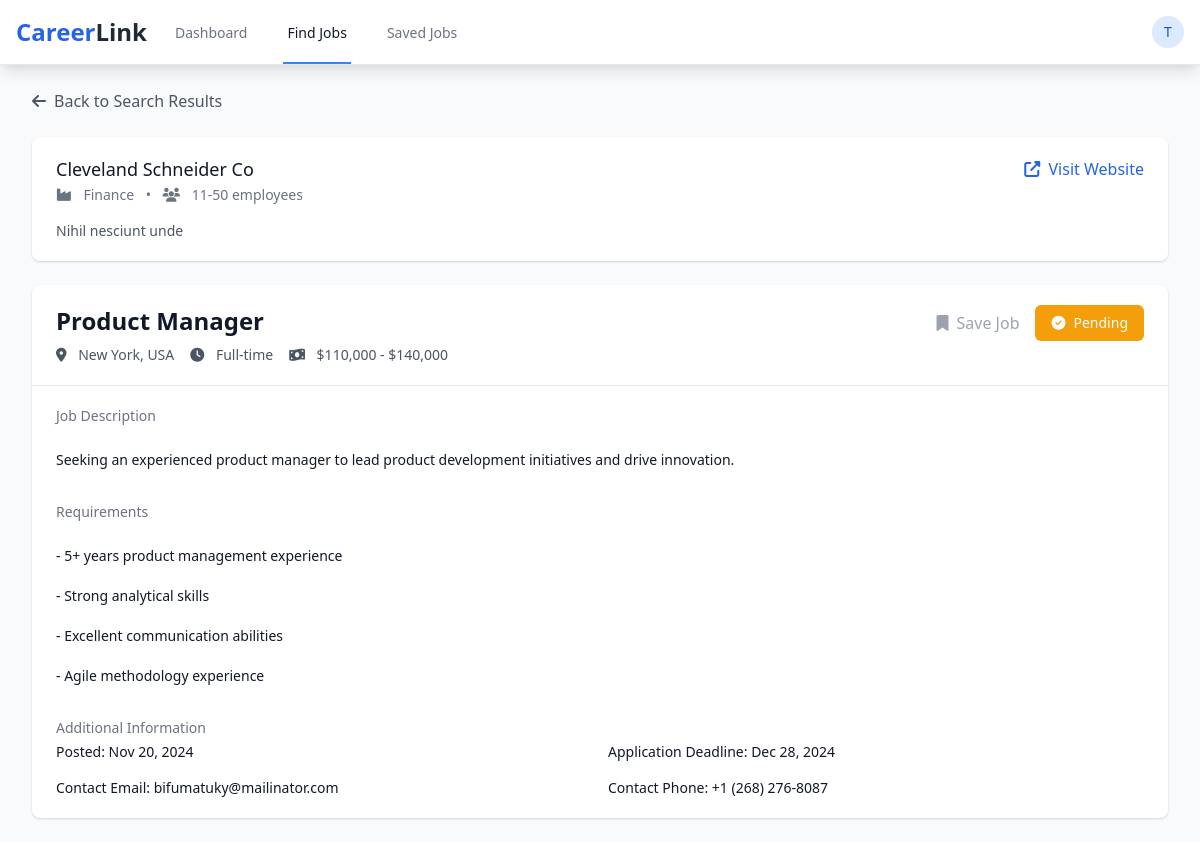
The app's page /view_job.php?id=8 (signed in) with its own data.
### tables this page shows
CREATE TABLE `employer_profiles` (
  `id` int(11) NOT NULL,
  `user_id` int(11) NOT NULL,
  `company_name` varchar(100) DEFAULT NULL,
  `company_description` text DEFAULT NULL,
  `industry` varchar(100) DEFAULT NULL,
  `company_size` varchar(50) DEFAULT NULL,
  `website` varchar(255) DEFAULT NULL,
  `location` varchar(255) DEFAULT NULL,
  `contact_email` varchar(255) DEFAULT NULL,
  `contact_phone` varchar(20) DEFAULT NULL,
  `created_at` timestamp NOT NULL DEFAULT current_timestamp(),
  `updated_at` timestamp NOT NULL DEFAULT current_timestamp() ON UPDATE current_timestamp()
);

CREATE TABLE `jobs` (
  `id` int(11) NOT NULL,
  `employer_id` int(11) NOT NULL,
  `company_name` varchar(100) DEFAULT NULL,
  `title` varchar(255) NOT NULL,
  `description` text NOT NULL,
  `requirements` text DEFAULT NULL,
  `location` varchar(255) DEFAULT NULL,
  `job_type` enum('full-time','part-time','contract','internship') NOT NULL,
  `salary_range` varchar(100) DEFAULT NULL,
  `posted_date` timestamp NOT NULL DEFAULT current_timestamp(),
  `deadline_date` date DEFAULT NULL,
  `status` enum('active','closed','draft') DEFAULT 'active',
  `created_at` timestamp NOT NULL DEFAULT current_timestamp()
);

CREATE TABLE `job_applications` (
  `id` int(11) NOT NULL,
  `job_id` int(11) NOT NULL,
  `jobseeker_id` int(11) NOT NULL,
  `application_date` timestamp NOT NULL DEFAULT current_timestamp(),
  `status` enum('pending','reviewed','shortlisted','rejected') DEFAULT 'pending',
  `cover_letter` text DEFAULT NULL
);

### view_job.php (the view, shortened to what this page needs)
<?php
$db_host = 'localhost';
$db_user = 'root';
$db_pass = '';
$db_name = 'career_link';
$conn = mysqli_connect($db_host, $db_user, $db_pass, $db_name);
$job_id = isset($_GET['id']) ? (int)$_GET['id'] : 0;
$query = "SELECT j.*, ep.company_name, ep.company_description, ep.industry,
          ep.company_size, ep.website, ep.location as company_location,
          ep.contact_email, ep.contact_phone,
          CASE WHEN sj.job_id IS NOT NULL THEN 1 ELSE 0 END as is_saved,
          CASE WHEN ja.id IS NOT NULL THEN 1 ELSE 0 END as has_applied,
          ja.status as application_status
          FROM jobs j
          LEFT JOIN employer_profiles ep ON j.employer_id = ep.user_id
          LEFT JOIN saved_jobs sj ON j.id = sj.job_id AND sj.jobseeker_id = ?
          LEFT JOIN job_applications ja ON j.id = ja.job_id AND ja.jobseeker_id = ?
          WHERE j.id = ? AND j.status = 'active'";
$stmt = mysqli_prepare($conn, $query);
mysqli_stmt_bind_param($stmt, "iii", $_SESSION['user_id'], $_SESSION['user_id'], $job_id);
mysqli_stmt_execute($stmt);
$job = mysqli_fetch_assoc(mysqli_stmt_get_result($stmt));
require_once 'includes/header.php';
?>
<div class="max-w-7xl mx-auto py-6 sm:px-6 lg:px-8">
    <div class="mb-6">
        <a href="search_jobs.php" class="inline-flex items-center text-gray-600 hover:text-gray-800">
            <i class="fas fa-arrow-left mr-2"></i>
            Back to Search Results
        </a>
    </div>
    <div class="bg-white shadow overflow-hidden sm:rounded-lg mb-6">
        <div class="px-4 py-5 sm:px-6">
            <div class="flex justify-between items-start">
                <div>
                    <h3 class="text-lg leading-6 font-medium text-gray-900">
                        <?php echo htmlspecialchars($job['company_name']); ?>
                    </h3>
                    <p class="mt-1 max-w-2xl text-sm text-gray-500">
                        <i class="fas fa-industry mr-2"></i>
                        <?php echo ucfirst($job['industry']); ?>
                        <span class="mx-2">•</span>
                        <i class="fas fa-users mr-2"></i>
                        <?php echo $job['company_size']; ?> employees
                    </p>
                </div>
                <?php if ($job['website']): ?>
                    <a href="<?php echo htmlspecialchars($job['website']); ?>"
                       target="_blank"
                       class="text-blue-600 hover:text-blue-800">
                        <i class="fas fa-external-link-alt mr-1"></i>
                        Visit Website
                    </a>
                <?php endif; ?>
            </div>
            <?php if ($job['company_description']): ?>
                <div class="mt-4 text-sm text-gray-600">
                    <?php echo nl2br(htmlspecialchars($job['company_description'])); ?>
                </div>
            <?php endif; ?>
        </div>
    </div>
    <div class="bg-white shadow overflow-hidden sm:rounded-lg">
        <div class="px-4 py-5 sm:px-6 flex justify-between items-start">
            <div>
                <h2 class="text-2xl font-bold text-gray-900">
                    <?php echo htmlspecialchars($job['title']); ?>
                </h2>
                <div class="mt-2 flex flex-wrap gap-4">
                    <p class="text-sm text-gray-600">
                        <i class="fas fa-map-marker-alt mr-2"></i>
                        <?php echo htmlspecialchars($job['location']); ?>
                    </p>
                    <p class="text-sm text-gray-600">
                        <i class="fas fa-clock mr-2"></i>
                        <?php echo ucfirst($job['job_type']); ?>
                    </p>
                    <?php if ($job['salary_range']): ?>
                        <p class="text-sm text-gray-600">
                            <i class="fas fa-money-bill-wave mr-2"></i>
                            <?php echo htmlspecialchars($job['salary_range']); ?>
                        </p>
                    <?php endif; ?>
                </div>
            </div>
            <div class="flex items-center space-x-4">
                <button onclick="toggleSaveJob(<?php echo $job['id']; ?>, <?php echo $job['is_saved']; ?>)"
                        class="inline-flex items-center text-gray-400 hover:text-blue-500">
                    <i class="fas fa-bookmark <?php echo $job['is_saved'] ? 'text-blue-500' : ''; ?> mr-2"></i>
                    <?php echo $job['is_saved'] ? 'Saved' : 'Save Job'; ?>
                </button>
                <?php if (!$job['has_applied']): ?>
                    <button onclick="showApplicationForm()"
                            class="inline-flex items-center px-4 py-2 border border-transparent rounded-md shadow-sm text-sm font-medium text-white bg-blue-600 hover:bg-blue-700">
                        <i class="fas fa-paper-plane mr-2"></i>
                        Apply Now
                    </button>
                <?php else: ?>
                    <span class="inline-flex items-center px-4 py-2 rounded-md text-sm font-medium text-white
                        <?php echo $job['application_status'] == 'pending' ? 'bg-yellow-500' :
                            ($job['application_status'] == 'reviewed' ? 'bg-blue-500' :
                            ($job['application_status'] == 'shortlisted' ? 'bg-green-500' : 'bg-red-500')); ?>">
                        <i class="fas fa-check-circle mr-2"></i>
                        <?php echo ucfirst($job['application_status']); ?>
                    </span>
                <?php endif; ?>
            </div>
        </div>
        <div class="border-t border-gray-200 px-4 py-5 sm:px-6">
            <dl class="grid grid-cols-1 gap-x-4 gap-y-8">
                <div class="col-span-1">
                    <dt class="text-sm font-medium text-gray-500">Job Description</dt>
                    <dd class="mt-1 text-sm text-gray-900 whitespace-pre-line">
                        <?php echo nl2br(htmlspecialchars($job['description'])); ?>
                    </dd>
                </div>
                <div class="col-span-1">
                    <dt class="text-sm font-medium text-gray-500">Requirements</dt>
                    <dd class="mt-1 text-sm text-gray-900 whitespace-pre-line">
                        <?php echo nl2br(htmlspecialchars($job['requirements'])); ?>
                    </dd>
                </div>
                <div class="col-span-1">
                    <dt class="text-sm font-medium text-gray-500">Additional Information</dt>
                    <dd class="mt-1 text-sm text-gray-900">
                        <ul class="grid grid-cols-1 gap-4 sm:grid-cols-2">
                            <li>
                                <span class="font-medium">Posted:</span>
                                <?php echo date('M d, Y', strtotime($job['posted_date'])); ?>
                            </li>
                            <li>
                                <span class="font-medium">Application Deadline:</span>
                                <?php echo date('M d, Y', strtotime($job['deadline_date'])); ?>
                            </li>
                            <li>
                                <span class="font-medium">Contact Email:</span>
                                <?php echo htmlspecialchars($job['contact_email']); ?>
                            </li>
                            <?php if ($job['contact_phone']): ?>
                                <li>
                                    <span class="font-medium">Contact Phone:</span>
                                    <?php echo htmlspecialchars($job['contact_phone']); ?>
                                </li>
                            <?php endif; ?>
                        </ul>
                    </dd>
                </div>
            </dl>
        </div>
    </div>
</div>

### records on screen
employer_profiles: company_name "Cleveland Schneider Co", industry "Finance", company_size "11-50", company_description "Nihil nesciunt unde", contact_email "bifumatuky@mailinator.com", contact_phone "+1 (268) 276-8087"
jobs: title "Product Manager", location "New York, USA", job_type "Full-time", salary_range "$110,000 - $140,000", description "Seeking an experienced product manager to lead product development initiatives and drive innovation.", requirements "- 5+ years product management experience - Strong analytical skills - Excellent communication abilities - Agile methodology experience", posted_date "Nov 20, 2024", deadline_date "Dec 28, 2024"
job_applications: status "Pending"

### other values on screen
substr($_SESSION['username'], 0, 1) "T"
